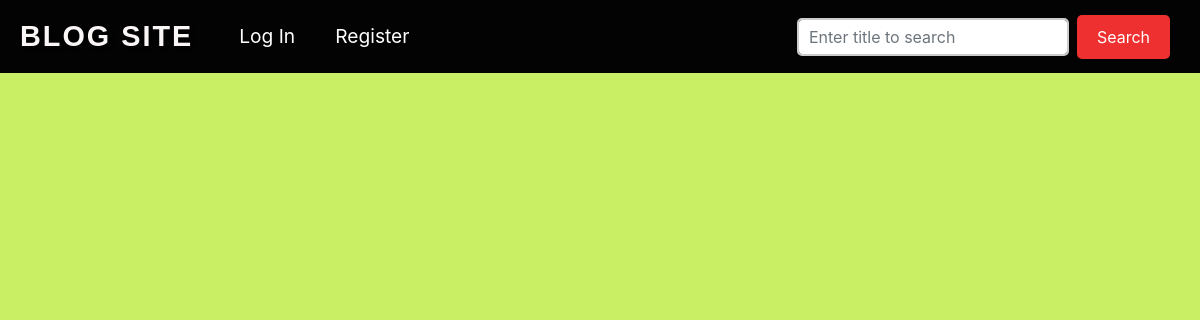
The page /posts/travel-/ on the database as committed earlier.
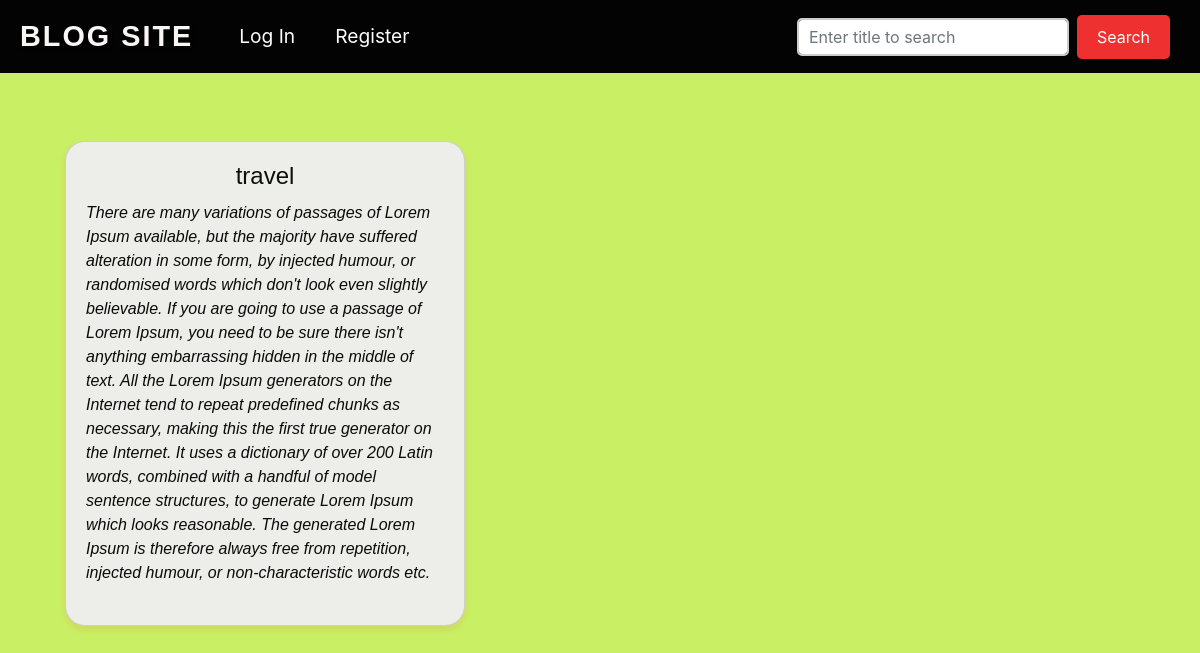
The same page on the database as committed later.
### blog/models.py (models this page shows, shortened)
class BlogPost(models.Model):
    title = models.CharField(max_length=255)
    author = models.ForeignKey(User,on_delete=models.CASCADE)
    slug = models.CharField(max_length=50)
    content = models.TextField()
    date_time = models.DateTimeField(auto_now_add=True)

### blog/views.py (the view)
# urls.py: path('posts/<str:slug>/',views.posts,name="posts"),
def posts(request,slug):
    single_post = BlogPost.objects.filter(slug=slug).order_by('-date_time')
    return render(request,"post.html",context={'single_post':single_post})

### blog/templates/post.html
{% extends 'base.html' %}
{% load static %}
{% block content %}
<link rel="stylesheet" href="{% static 'css/mypost.css' %}">
<div class="container mt-5 mb-3">
  <div class="row">
    {% for post in single_post %}
    <div class="card custom-card">
      <div class="card-body">
        <h5 class="card-title">{{post.title}}</h5>
        <p class="card-text">{{post.content}}</p>
      </div>
    </div>
    {% endfor %}
  </div>
</div>
{% endblock %}

Rows that differ between the two databases and show on the page:
added BlogPost: title "travel", content "There are many variations of passages of Lorem Ipsum available, but the majority have suffered alteration in some form, by injected humour, or randomised words which don't look even slightly believable. If you are going to use a passage of Lorem Ipsum, you need to be sure there isn't anything embarrassing hidden in the middle of text. All the Lorem Ipsum generators on the Internet tend to repeat predefined chunks as necessary, making this the first true generator on the Internet. It uses a dictionary of over 200 Latin words, combined with a handful of model sentence structures, to generate Lorem Ipsum which looks reasonable. The generated Lorem Ipsum is therefore always free from…"
